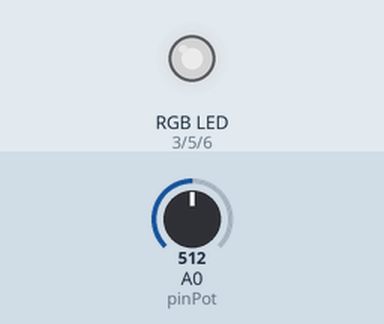
Bench run of a sketch on a simulated Arduino Uno, built with avr-gcc and run on an emulated ATmega328P. On the bench: an RGB LED mixed from three pins (HIGH = lit). The inputs (shaded band) are chosen by the test bench; at power-on: A0 (pinPot) = 512. Dim RGB values are drawn brighter than linear; what the sketch prints to the serial monitor is not drawn.

Above: at 1.2 s.
1.3 s: A0 (pinPot) set to 716
At 2.5 s:
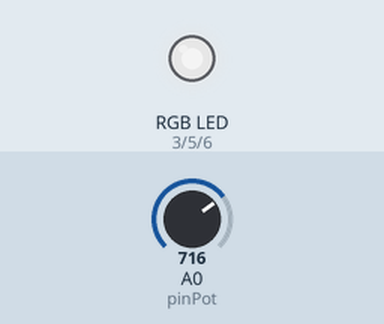
2.8 s: A0 (pinPot) set to 900
At 3.8 s:
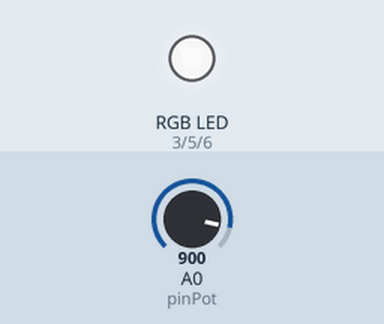
4.3 s: A0 (pinPot) set to 122
At 4.9 s:
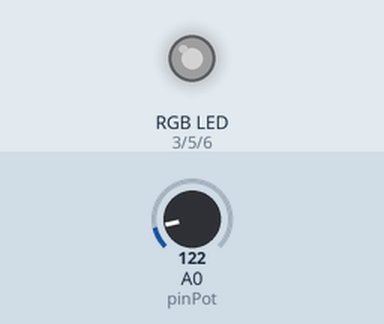
5.8 s: A0 (pinPot) set to 0
At 7.0 s:
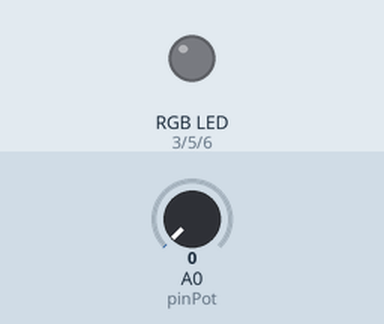
7.3 s: A0 (pinPot) set to 511
At 8.4 s:
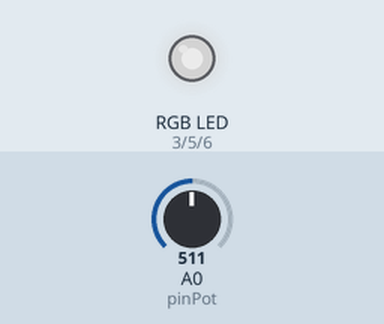
Timing chart, 0 to 9.8 s (numbered marks = the images above; inputs shaded):
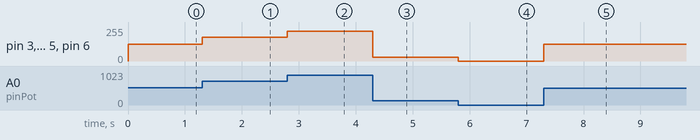

Measured:
- after the input at 1.3 s, pin 3 (pinLEDRed), pin 5 (pinLEDGreen), pin 6 (pinLEDBlue): 127/255 → 178/255 at once
- after the input at 2.8 s, pin 3 (pinLEDRed), pin 5 (pinLEDGreen), pin 6 (pinLEDBlue): 178/255 → 224/255 at once
- after the input at 4.3 s, pin 3 (pinLEDRed), pin 5 (pinLEDGreen), pin 6 (pinLEDBlue): 224/255 → 30/255 at once
- after the input at 5.8 s, pin 3 (pinLEDRed), pin 5 (pinLEDGreen), pin 6 (pinLEDBlue): 30/255 → 0/255 at once
- after the input at 7.3 s, pin 3 (pinLEDRed), pin 5 (pinLEDGreen), pin 6 (pinLEDBlue): 0/255 → 127/255 at once

The sketch:

sketch_rgb_leds.ino
```cpp
int pinLEDRed = 3;
int pinLEDGreen = 5;
int pinLEDBlue = 6;

int pinPot = A0;

int redAmmount = 220;
int greenAmmount = 21;
int blueAmmount = 234;

void setup()
{
  Serial.begin(115200);
  pinMode(pinLEDRed, OUTPUT);
  pinMode(pinLEDGreen, OUTPUT);
  pinMode(pinLEDBlue, OUTPUT);
  pinMode(pinPot, INPUT);
}

void loop()
{
  int inputColor = analogRead(pinPot);

  Serial.println(inputColor);

  inputColor = map(inputColor, 0, 1023, 0, 255);

  analogWrite(pinLEDRed, inputColor);
  analogWrite(pinLEDGreen, inputColor);
  analogWrite(pinLEDBlue, inputColor);
}
```
